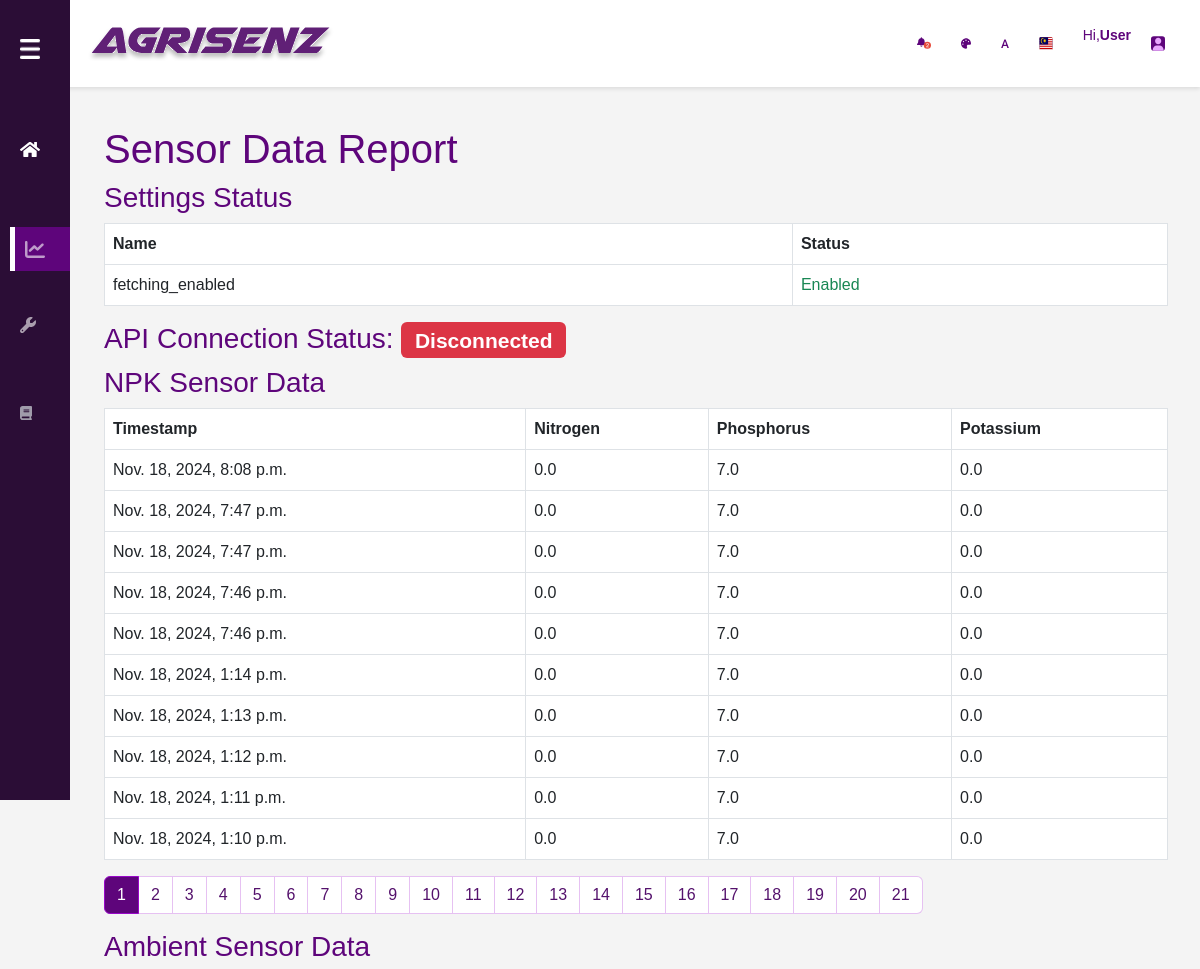
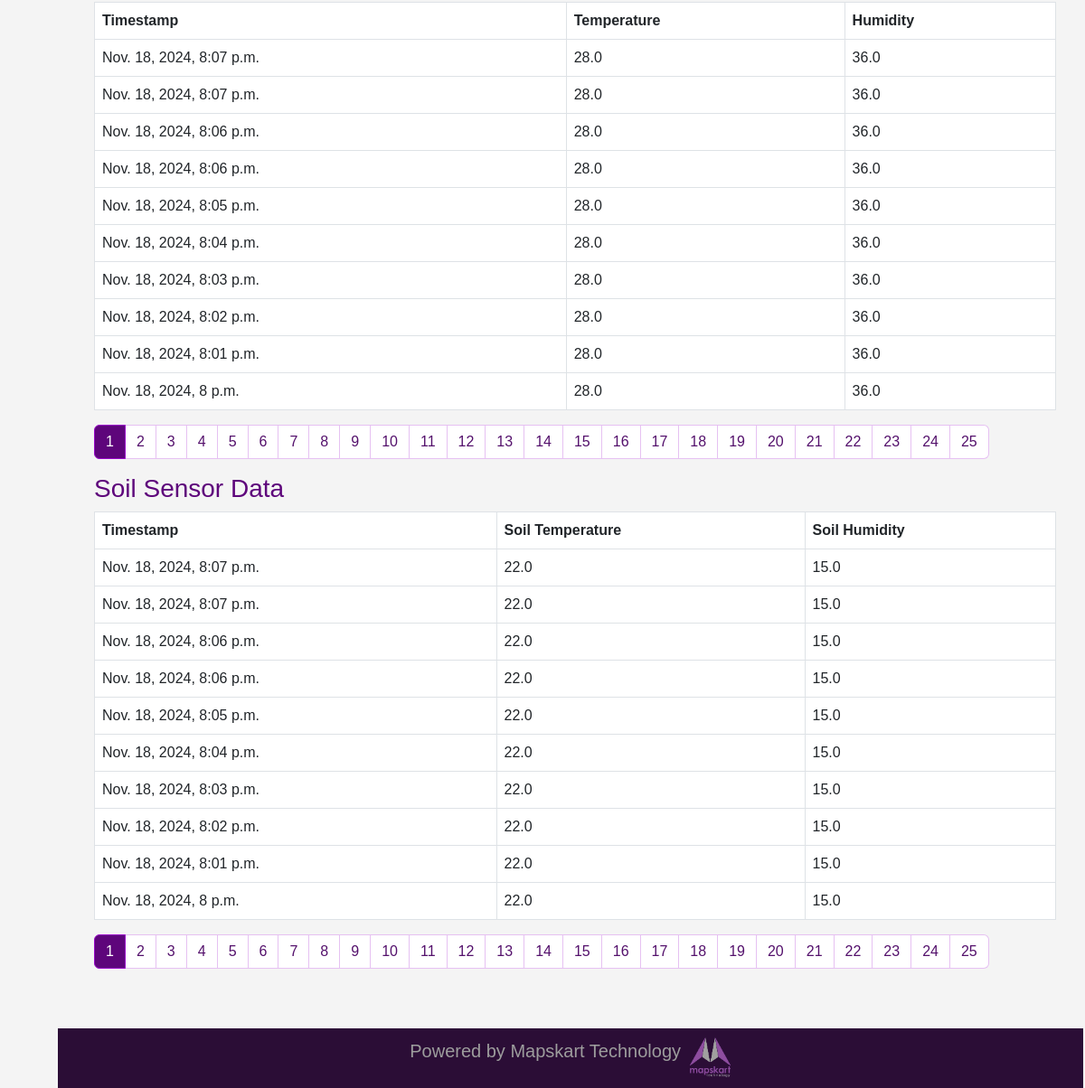
The page /report/ on the database its author committed (2 pictures, top to bottom).
### agris/models.py (models this page shows, shortened)
class Settings(models.Model):
    name = models.CharField(max_length=100, unique=True)
    value = models.BooleanField(default=True)  # True for enabled, False for disabled

class NPKSensor(models.Model):
    timestamp = models.DateTimeField(auto_now_add=True)
    nitrogen = models.FloatField()
    phosphorus = models.FloatField()
    potassium = models.FloatField()

class AmbientSensor(models.Model):
    timestamp = models.DateTimeField(auto_now_add=True)
    A_Temp = models.FloatField()
    A_Humid = models.FloatField()

class SoilSensor(models.Model):
    timestamp = models.DateTimeField(auto_now_add=True)
    S_Temp = models.FloatField()
    S_Humid = models.FloatField()

### agris/views.py (the view)
# urls.py: path('report/', views.report, name='report'),
def report(request):
    npk_data = NPKSensor.objects.all().order_by('-timestamp')
    ambient_data = AmbientSensor.objects.all().order_by('-timestamp')
    soil_data = SoilSensor.objects.all().order_by('-timestamp')
    npk_paginator = Paginator(npk_data, 10)  # 10 items per page
    ambient_paginator = Paginator(ambient_data, 10)
    soil_paginator = Paginator(soil_data, 10)
    npk_page = request.GET.get('npk_page')
    ambient_page = request.GET.get('ambient_page')
    soil_page = request.GET.get('soil_page')
    npk_data = npk_paginator.get_page(npk_page)
    ambient_data = ambient_paginator.get_page(ambient_page)
    soil_data = soil_paginator.get_page(soil_page)
    settings_data = Settings.objects.all()
    api_url = "https://sgp1.blynk.cloud/external/api/get?token=KAg_k8iVJioh6oIh16TUvoZsVjcyVpRG&v10"
    try:
        response = requests.get(api_url, timeout=5)
        api_status = response.status_code == 200
    except requests.RequestException:
        api_status = False
    context = {
        'npk_data': npk_data,
        'ambient_data': ambient_data,
        'soil_data': soil_data,
        'settings_data': settings_data,
        'api_status': api_status,
    }
    return render(request, 'main/frame/report.html', context)

### agris/templates/main/frame/report.html (shortened to what this page needs)
{% load static %}
<!DOCTYPE html>
<html lang="en">
<head>
  <link rel="stylesheet" href="https://unpkg.com/leaflet@1.9.4/dist/leaflet.css" />
  <link rel="stylesheet" href="https://cdnjs.cloudflare.com/ajax/libs/bootstrap/5.3.0/css/bootstrap.min.css">
</head>
<body>
  <div class="body">
    <div class="sidebar collapsed">
      <div class="menu">
        <button class="menu-toggle">
          <img src="{% static 'Vector.png' %}" alt="Menu Icon" />
        </button>
      </div>
      <ul>
        <li><a href="{% url 'dashboard' %}"><img src="{% static 'home.svg' %}" alt="Home Icon"/><span>Home</span></a></li>
        <li class="active"><a href="{% url 'report' %}"><img src="{% static 'report.svg' %}" alt="Reports Icon" /><span>Reports</span></a></li>
        <li><img src="{% static 'setting.svg' %}" alt="Settings Icon" /> <span>Settings</span></li>
        <li><img src="{% static 'support.svg' %}" alt="Support Icon" /> <span>Support & Documentation</span></li>
      </ul>
    </div>
    <div class="content">
      <div class="header">
        <img src="{% static 'agrisenz.svg' %}"></img>
        <div class="icon-buttons">
          <img src="{% static 'Group 21.svg' %}" alt="Notification Icon">
          <img src="{% static 'Vector.svg' %}" alt="User Icon" class="img1">
          <img src="{% static 'A.svg' %}" alt="Notification Icon" class="img2">
          <img src="{% static 'Group 1220.svg' %}" alt="User Icon" class="img3">
          <p>Hi,<b>User</b></p>
          <img src="{% static 'Group 1219.svg' %}" alt="User Icon">
        </div>
      </div>
      <div class="main-content" id="main-content">
        <div class="container mt-4" style="color: #5E057B;">
            <h1>Sensor Data Report</h1>
            <h3>Settings Status</h3>
            <table class="table table-bordered">
                <thead>
                    <tr>
                        <th>Name</th>
                        <th>Status</th>
                    </tr>
                </thead>
                <tbody>
                    {% for setting in settings_data %}
                    <tr>
                        <td>{{ setting.name }}</td>
                        <td class="{% if setting.value %}text-success{% else %}text-danger{% endif %}">
                            {{ setting.value|yesno:"Enabled,Disabled" }}
                        </td>
                    </tr>
                    {% endfor %}
                </tbody>
            </table>
            <h3>API Connection Status:
                <span class="badge {% if api_status %}bg-success{% else %}bg-danger{% endif %}">
                    {% if api_status %}Connected{% else %}Disconnected{% endif %}
                </span>
            </h3>
            <h3>NPK Sensor Data</h3>
            <table class="table table-bordered">
                <thead>
                    <tr>
                        <th>Timestamp</th>
                        <th>Nitrogen</th>
                        <th>Phosphorus</th>
                        <th>Potassium</th>
                    </tr>
                </thead>
                <tbody>
                    {% for data in npk_data %}
                    <tr>
                        <td>{{ data.timestamp }}</td>
                        <td>{{ data.nitrogen }}</td>
                        <td>{{ data.phosphorus }}</td>
                        <td>{{ data.potassium }}</td>
                    </tr>
                    {% endfor %}
                </tbody>
            </table>
            <nav aria-label="NPK pagination">
                <ul class="pagination">
                    {% for page_num in npk_data.paginator.page_range %}
                        <li class="page-item {% if npk_data.number == page_num %}active{% endif %}">
                            <a class="page-link" href="?npk_page={{ page_num }}">{{ page_num }}</a>
                        </li>
                    {% endfor %}
                </ul>
            </nav>
            <h3>Ambient Sensor Data</h3>
            <table class="table table-bordered">
                <thead>
                    <tr>
                        <th>Timestamp</th>
                        <th>Temperature</th>
                        <th>Humidity</th>
                    </tr>
                </thead>
                <tbody>
                    {% for data in ambient_data %}
                    <tr>
                        <td>{{ data.timestamp }}</td>
                        <td>{{ data.A_Temp }}</td>
                        <td>{{ data.A_Humid }}</td>
                    </tr>
                    {% endfor %}
                </tbody>
            </table>
            <nav aria-label="Ambient pagination">
                <ul class="pagination">
                    {% for page_num in ambient_data.paginator.page_range %}
                        <li class="page-item {% if ambient_data.number == page_num %}active{% endif %}">
                            <a class="page-link" href="?ambient_page={{ page_num }}">{{ page_num }}</a>
                        </li>
                    {% endfor %}
                </ul>
            </nav>
            <h3>Soil Sensor Data</h3>
            <table class="table table-bordered">
                <thead>
                    <tr>
                        <th>Timestamp</th>
                        <th>Soil Temperature</th>
                        <th>Soil Humidity</th>
                    </tr>
                </thead>
                <tbody>
                    {% for data in soil_data %}
                    <tr>
                        <td>{{ data.timestamp }}</td>
                        <td>{{ data.S_Temp }}</td>
                        <td>{{ data.S_Humid }}</td>
                    </tr>
                    {% endfor %}
                </tbody>
            </table>
            <nav aria-label="Soil pagination">
                <ul class="pagination">
                    {% for page_num in soil_data.paginator.page_range %}
                        <li class="page-item {% if soil_data.number == page_num %}active{% endif %}">
                            <a class="page-link" href="?soil_page={{ page_num }}">{{ page_num }}</a>
                        </li>
                    {% endfor %}
                </ul>
            </nav>
        </div>
        <div class="footer">
          <p>Powered by Mapskart Technology</p>
          <img src="{% static 'mapskart.png' %}" alt="MapsKart Logo">
        </div>
      </div>
    </div>
  </div>
</body>
</html>

### agris/templates/main/frame/report.html (style rules this page uses)
body { font-family: Arial, sans-serif; background-color: #f4f4f4; margin: 0; padding: 0; }
.body { display: flex; }
.sidebar { width: 200px; background-color: #2B0D36; color: white; height: 100vh; position: fixed; top: 0; left: 0; padding: 10px; display: flex; flex-direction: column; overflow: hidden; transition: width 0.3s ease; z-index: 2; }
.sidebar.collapsed { width: 70px; }
.sidebar ul { list-style: none; padding: 0; }
.sidebar li { display: flex; align-items: center; padding: 10px; margin-top: 2rem; margin-bottom: 2rem; cursor: pointer; }
.sidebar li img { width: 20px; margin-right: 10px; }
.sidebar li a { text-decoration: none; color: white; }
.sidebar li.active { background: #5E057B; width: 17rem; border-left: white solid 5px; }
.menu { display: flex; }
.menu button { padding-top: 0.8rem; }
.menu-toggle { background: none; border: none; cursor: pointer; padding: 10px; margin-bottom: 10px; display: flex; align-items: center; }
.menu-toggle img { width: 20px; }
.content { margin-left: 200px; transition: margin-left 0.3s ease; width: 100%; padding-left: 1%; }
.sidebar.collapsed ~ .content { margin-left: 50px; }
.header { background-color: #ffffff; padding: 25px; color: #5E057B; display: flex; justify-content: space-between; align-items: center; box-shadow: 0 2px 4px rgba(0, 0, 0, 0.1); }
.icon-buttons { display: flex; gap: 20px; align-items: center; }
.header .icon-buttons img { cursor: pointer; width: 24px; padding-right: 10px; }
.header .icon-buttons p { margin-left: 0; font-size: 14px; cursor: default; }
.header .icon-buttons .img1 { width: 20px; }
.header .icon-buttons .img2 { width: 18px; }
.main-content { padding: 20px; margin: 10px 0 0 10px; position: relative; bottom: 1rem; }
.footer { background-color: #2B0D36; position: absolute; left: -8px; margin-top: 50px; padding: 10px 0; font-size: 12px; color: #777; display: flex; justify-content: center; width: 100.5%; }
.footer p { color: #9d9d9d; font-size: 20px; margin-right: 10px; }
.footer img { width: 4%; height: 4%; }
.pagination .page-item .page-link { color: #54116c; border-color: #9807c93f; }
.pagination .page-item.active .page-link { background-color: #5E057B; color: white; border-color: #9907c9; }

### rows shown on the page
Settings: name "fetching_enabled", value "Enabled"
NPKSensor: timestamp "Nov. 18, 2024, 8:08 p.m.", nitrogen "0.0", phosphorus "7.0", potassium "0.0"
NPKSensor: timestamp "Nov. 18, 2024, 7:47 p.m.", nitrogen "0.0", phosphorus "7.0", potassium "0.0"
NPKSensor: timestamp "Nov. 18, 2024, 7:47 p.m.", nitrogen "0.0", phosphorus "7.0", potassium "0.0"
NPKSensor: timestamp "Nov. 18, 2024, 7:46 p.m.", nitrogen "0.0", phosphorus "7.0", potassium "0.0"
NPKSensor: timestamp "Nov. 18, 2024, 7:46 p.m.", nitrogen "0.0", phosphorus "7.0", potassium "0.0"
NPKSensor: timestamp "Nov. 18, 2024, 1:14 p.m.", nitrogen "0.0", phosphorus "7.0", potassium "0.0"
NPKSensor: timestamp "Nov. 18, 2024, 1:13 p.m.", nitrogen "0.0", phosphorus "7.0", potassium "0.0"
NPKSensor: timestamp "Nov. 18, 2024, 1:12 p.m.", nitrogen "0.0", phosphorus "7.0", potassium "0.0"
NPKSensor: timestamp "Nov. 18, 2024, 1:11 p.m.", nitrogen "0.0", phosphorus "7.0", potassium "0.0"
NPKSensor: timestamp "Nov. 18, 2024, 1:10 p.m.", nitrogen "0.0", phosphorus "7.0", potassium "0.0"
AmbientSensor: timestamp "Nov. 18, 2024, 8:07 p.m.", A_Temp "28.0", A_Humid "36.0"
AmbientSensor: timestamp "Nov. 18, 2024, 8:07 p.m.", A_Temp "28.0", A_Humid "36.0"
AmbientSensor: timestamp "Nov. 18, 2024, 8:06 p.m.", A_Temp "28.0", A_Humid "36.0"
AmbientSensor: timestamp "Nov. 18, 2024, 8:06 p.m.", A_Temp "28.0", A_Humid "36.0"
AmbientSensor: timestamp "Nov. 18, 2024, 8:05 p.m.", A_Temp "28.0", A_Humid "36.0"
AmbientSensor: timestamp "Nov. 18, 2024, 8:04 p.m.", A_Temp "28.0", A_Humid "36.0"
AmbientSensor: timestamp "Nov. 18, 2024, 8:03 p.m.", A_Temp "28.0", A_Humid "36.0"
AmbientSensor: timestamp "Nov. 18, 2024, 8:02 p.m.", A_Temp "28.0", A_Humid "36.0"
AmbientSensor: timestamp "Nov. 18, 2024, 8:01 p.m.", A_Temp "28.0", A_Humid "36.0"
AmbientSensor: timestamp "Nov. 18, 2024, 8 p.m.", A_Temp "28.0", A_Humid "36.0"
SoilSensor: timestamp "Nov. 18, 2024, 8:07 p.m.", S_Temp "22.0", S_Humid "15.0"
SoilSensor: timestamp "Nov. 18, 2024, 8:07 p.m.", S_Temp "22.0", S_Humid "15.0"
SoilSensor: timestamp "Nov. 18, 2024, 8:06 p.m.", S_Temp "22.0", S_Humid "15.0"
SoilSensor: timestamp "Nov. 18, 2024, 8:06 p.m.", S_Temp "22.0", S_Humid "15.0"
SoilSensor: timestamp "Nov. 18, 2024, 8:05 p.m.", S_Temp "22.0", S_Humid "15.0"
SoilSensor: timestamp "Nov. 18, 2024, 8:04 p.m.", S_Temp "22.0", S_Humid "15.0"
SoilSensor: timestamp "Nov. 18, 2024, 8:03 p.m.", S_Temp "22.0", S_Humid "15.0"
SoilSensor: timestamp "Nov. 18, 2024, 8:02 p.m.", S_Temp "22.0", S_Humid "15.0"
SoilSensor: timestamp "Nov. 18, 2024, 8:01 p.m.", S_Temp "22.0", S_Humid "15.0"
SoilSensor: timestamp "Nov. 18, 2024, 8 p.m.", S_Temp "22.0", S_Humid "15.0"

### other values the page prints
{{ page_num }} "1" "2" "3" "4" "5" "6" "7" "8" "9" "10" "11" "12" "13" "14" "15" "16" "17" "18" "19" "20" "21"
{{ page_num }} "1" "2" "3" "4" "5" "6" "7" "8" "9" "10" "11" "12" "13" "14" "15" "16" "17" "18" "19" "20" "21" "22" "23" "24" "25"
